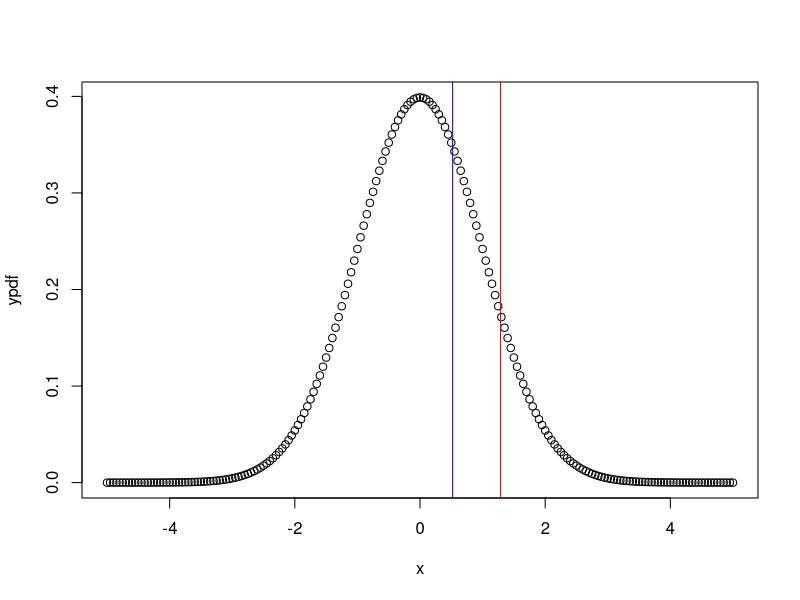
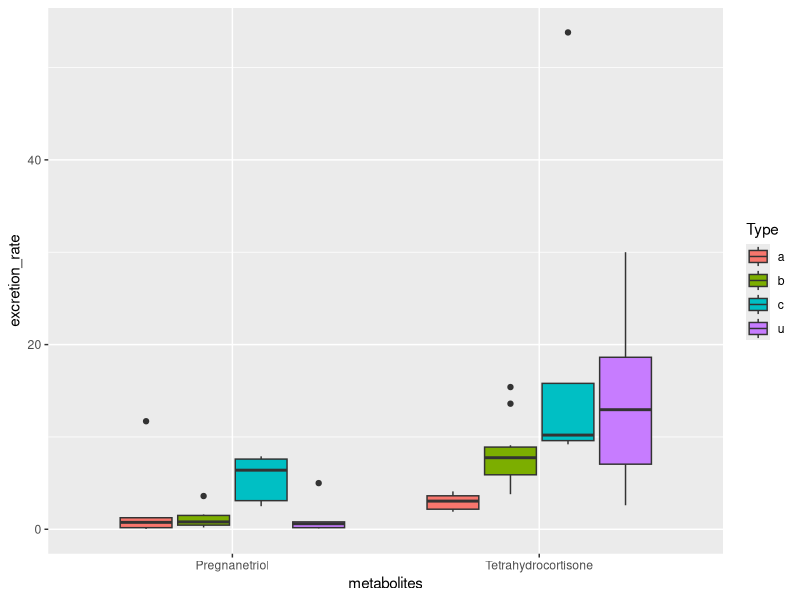

Here is the R script that generated these plots, in order:
## ---- chunk 1
knitr::opts_chunk$set(echo = TRUE)
## ---- chunk 2
n=20000
p=458/n
p
## ---- chunk 3
SE=((p*(1-p))/n)^0.5
SE
## ---- chunk 4
6972/20000
## ---- chunk 5
P_hc=17477/20000
P_hc
## ---- chunk 6
P_ex_given_hc = (4199/17477)/P_hc
P_ex_given_hc
## ---- chunk 7
excellent=458/4657
very_good=727/6972
good=857/5675
fair=385/2019
poor=99/677

cat("Excellent Proportion: ", round(excellent*100,2),"%\n", 
    "Very Good Proportion: ", round(very_good*100,2),"%\n",
    "Good Proportion: ", round(good*100,2),"%\n",
    "Fair Proportion: ", round(fair*100,2),"%\n",
    "Poor Proportion: ", round(poor*100,2),"%\n",
    sep=""
    )
## ---- chunk 8
#Compute verbal z-score:
x_verb <- 160
µ_verb <- 151
σ_verb <- 7

Z_verb <- (x_verb-µ_verb)/σ_verb

#Compute quantitative Z-score
x_quant <- 157
µ_quant <- 153
σ_quant <- 7.67

Z_quant <- (x_quant-µ_quant)/σ_quant

Z_verb
Z_quant

## ---- chunk 9
x=seq(-5,5,0.05)
ypdf=dnorm(x)
plot(x,ypdf)
abline(v=Z_verb, col="red")
abline(v=Z_quant, col="blue")
## ---- chunk 10
paste0("Verbal percentile: ", round(pnorm(x_verb, µ_verb, σ_verb)*100, 0),"th")
paste0("Quantitative percentile: ", round(pnorm(x_quant, µ_quant, σ_quant)*100, 0),"th")
## ---- chunk 11
paste0("Verbal: ", round((1-pnorm(x_verb, µ_verb, σ_verb))*100, 2),"%")
paste0("Quantitative: ", round((1-pnorm(x_quant, µ_quant, σ_quant))*100, 2),"%")
## ---- chunk 12
n_dist=47
sd_dist=1.8

SE_dist=sd_dist/(n_dist)^0.5
SE_dist

n_cont=35
sd_cont=1.8

SE_cont=sd_cont/(n_cont)^0.5
SE_cont

## ---- chunk 13
mean_dist=4.9
upper_dist=mean_dist+SE_dist*1.96
lower_dist=mean_dist-SE_dist*1.96
upper_dist
lower_dist

mean_cont=6.1
upper_cont=mean_cont+SE_cont*1.96
lower_cont=mean_cont-SE_cont*1.96
upper_cont
lower_cont

## ---- chunk 14
t=(mean_dist-mean_cont)/((sd_dist^2/n_dist)+(sd_cont^2/n_cont))^0.5
t
## ---- chunk 15
pt(t,n_dist+n_cont-2)
## ---- chunk 16
library(MASS)
## ---- chunk 17
data(Cushings)
head(Cushings)
## ---- chunk 18
library(tidyverse)
## ---- chunk 19
cushings_longer <- Cushings |> pivot_longer(!Type, names_to = "metabolites", values_to = "excretion_rate")
head(cushings_longer)
## ---- chunk 20
library(ggplot2)
## ---- chunk 21
ggplot(
  data = cushings_longer,
  mapping = aes(x=metabolites, y=excretion_rate, fill=Type)
) + geom_boxplot()
## ---- chunk 22
tetra_aov<-aov(Tetrahydrocortisone ~ Type, data=Cushings)
pregna_aov<-aov(Pregnanetriol ~ Type, data=Cushings)

summary(tetra_aov)
summary(pregna_aov)
## ---- chunk 23
data(iris)
head(iris)
## ---- chunk 24
var.test(iris[iris$Species=="setosa", 1], iris[iris$Species=="versicolor", 1])
## ---- chunk 25
summary(aov(Sepal.Width ~ Species, iris))
## ---- chunk 26
data(crabs)
head(crabs)
## ---- chunk 27
fem_blue <- crabs |>
  filter(sex=="F" & sp=="B")
model=lm(RW ~ FL, data=fem_blue)
summary(model)
## ---- chunk 28
#Compute the 95% confidence interval
upper=0.90928+1.96*0.0268
lower=0.90928-1.96*0.0268

upper
lower
## ---- chunk 29
fem_orange <- crabs |>
  filter(sex=="F" & sp=="O")
model1=lm(RW ~ FL, data=fem_orange)
summary(model1)
## ---- chunk 30
#Compute the 95% confidence interval
upper_1=0.76041+1.96*0.03073
lower_1=0.76041-1.96*0.03073

upper_1
lower_1
## ---- chunk 31
model2=lm(CL ~ FL, data=crabs[crabs$sex=="F" & crabs$sp=="B",])
summary(model2)

model3=lm(CL ~ FL, data=crabs[crabs$sex=="F" & crabs$sp=="O",])
summary(model3)
## ---- chunk 32
upper_2=2.24075+1.96*0.03342
lower_2=2.24075-1.96*0.03342

upper_2
lower_2

upper_3=1.94151+1.96*0.04155
lower_3=1.94151-1.96*0.04155

upper_3
lower_3

